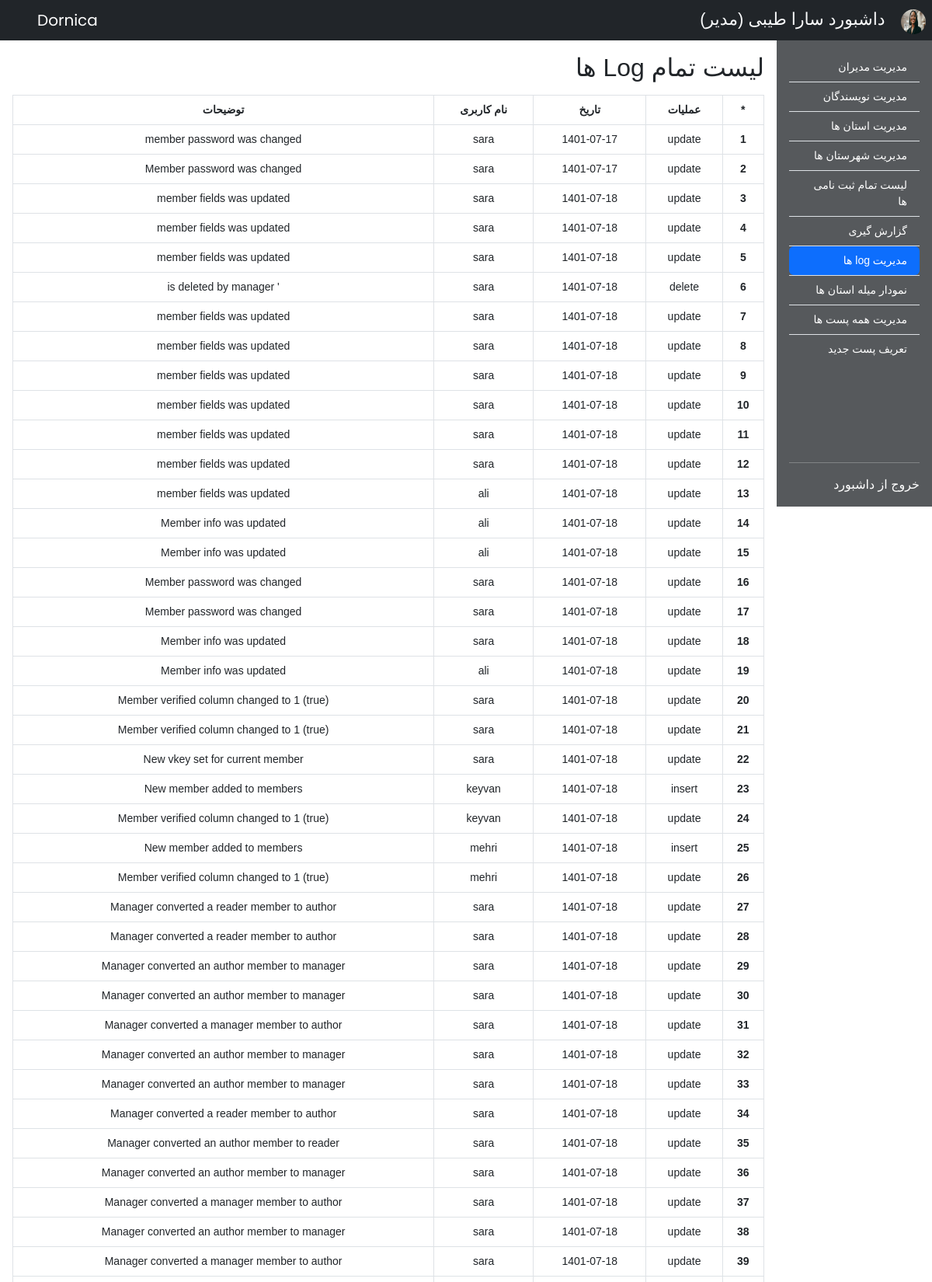
The page /admin-logs.php (signed in, upper part) on the database its author committed.
### tables this page shows
CREATE TABLE `members` (
  `id` int(11) NOT NULL,
  `first_name` varchar(255) NOT NULL,
  `last_name` varchar(255) NOT NULL,
  `nation_code` varchar(255) NOT NULL,
  `phone_number` varchar(255) NOT NULL,
  `birth_date` date DEFAULT NULL,
  `gender` varchar(255) NOT NULL,
  `military` varchar(255) DEFAULT NULL,
  `email` varchar(255) NOT NULL,
  `image` varchar(255) DEFAULT NULL,
  `username` varchar(255) NOT NULL,
  `password` varchar(255) NOT NULL,
  `province` varchar(255) DEFAULT NULL,
  `city` varchar(255) DEFAULT NULL,
  `membership_date` date NOT NULL,
  `vkey` varchar(255) NOT NULL,
  `verified` tinyint(255) NOT NULL DEFAULT 0,
  `member_type_id` tinyint(4) NOT NULL DEFAULT 3
);

CREATE TABLE `logs` (
  `id` int(11) UNSIGNED NOT NULL,
  `operation` varchar(255) NOT NULL,
  `date` date NOT NULL,
  `member_username` varchar(255) NOT NULL,
  `description` text NOT NULL
);

### database/Member.php (called while the page is built, shortened)
<?php
class Member
{
    protected $host = "localhost";
    protected $user = "root";
    protected $password = "";
    protected $db_name = "dornica";
    public $connection = null;
    public function __construct()
    {
        $this->connection = mysqli_connect($this->host, $this->user, $this->password, $this->db_name);
    }
    public function getMemberById($id)
    {
        $query = "SELECT  * FROM `members` WHERE `id` = '$id'";
        $result = $this->connection->query($query);
        $result = mysqli_fetch_array($result, MYSQLI_ASSOC);
        return $result;
    }
}

### functions/registration-functions.php (called while the page is built, shortened)
<?php
require("database/Member.php");
require("database/Log.php");
require("database/Permission.php");
$member = new Member();
$log = new Log();
$permission = new Permission();

### database/Permission.php (called while the page is built, shortened)
<?php
class Permission
{
    protected $host = "localhost";
    protected $user = "root";
    protected $password = "";
    protected $db_name = "dornica";
    public $connection = null;
    public function __construct()
    {
        $this->connection = mysqli_connect($this->host, $this->user, $this->password, $this->db_name);
    }
    public function getPermissionTypeById($id)
    {
        $query = "SELECT * FROM `permissions` WHERE `id`='$id'";
        $result = $this->connection->query($query);
        $result = mysqli_fetch_array($result, MYSQLI_ASSOC);
        return $result['type'];
    }
}

### database/Log.php (called while the page is built, shortened)
<?php
class Log
{
    protected $host = "localhost";
    protected $user = "root";
    protected $password = "";
    protected $db_name = "dornica";
    public $connection = null;
    public function __construct()
    {
        $this->connection = mysqli_connect($this->host, $this->user, $this->password, $this->db_name);
    }
    public function getAllLogs()
    {
        $query = "SELECT * FROM `logs` WHERE 1";
        $result = $this->connection->query($query);
        $result_array = [];
        while ($row = mysqli_fetch_array($result, MYSQLI_ASSOC)) {
            $result_array[] = $row;
        }
        return $result_array;
    }
}

### admin_templates/_logs-management.php (the view, shortened to what this page needs)
<?php
if ($permission->getPermissionTypeById($current_member['member_type_id']) != 'manager') {
    showOnlyMangersAccess();
} else {
    ?>
    <section class="col-10">
        <div class="container p-3">
            <h2 class="mb-3">لیست تمام Log ها</h2>
            <table class="table table-bordered font-size-14">
                <thead>
                <tr class="text-center">
                    <th scope="col">*</th>
                    <th scope="col">عملیات</th>
                    <th scope="col">تاریخ</th>
                    <th scope="col">نام کاربری</th>
                    <th scope="col">توضیحات</th>
                </tr>
                </thead>
                <tbody>
                <?php $all_logs = $log->getAllLogs();
                $number = 1;
                foreach ($all_logs as $log) {
                    $log_title = $log['operation'];
                    $log_date = $log['date'];
                    $log_member_id = $log['member_username'];
                    $log_description = $log['description'];
                    ?>
                    <tr class="text-center">
                        <th scope="row"><?php echo $number; ?></th>
                        <td><?php echo $log_title; ?></td>
                        <td><?php echo $log_date; ?></td>
                        <td><?php echo $log_member_id; ?></td>
                        <td><?php echo $log_description; ?></td>
                    </tr>
                    <?php $number++;
                } ?>
                </tbody>
            </table>
        </div>
    </section>
    <?php
}
?>

### admin_templates/_admin-navbar.php (shortened to what this page needs)
<?php
if (isset($_SESSION['user_id'])) {
    $current_member = $member->getMemberById($_SESSION['user_id']);
}
?>
<section class="w-100">
    <nav class="navbar navbar-expand-lg navbar-dark bg-dark text-light" style="justify-content: space-between;">
        <div>
            <img src="<?php echo $current_member['image']; ?>"
                 alt="" width="32" height="32" class="rounded-circle me-2">
            <a class="navbar-brand text-light font-lalezar font-size-22"
               href="admin-welcome.php">داشبورد <?php
                echo $current_member['first_name'] . " ".$current_member['last_name'] . " ";
                if ($permission->getPermissionTypeById($current_member['member_type_id']) == 'manager') {
                    echo "(مدیر)";
                } else {
                    echo "(نویسنده)";
                } ?> </a>
        </div>
        <div class="my-2 mx-5 my-lg-0">
            <a href="index.php" class="navbar-brand my-2 my-sm-0 font-poppins">
                Dornica
            </a>
        </div>
    </nav>
</section>

### css/style.css (style rules this page uses)
.font-poppins { font-family: 'Poppins', sans-serif; }
.font-vazir { font-family: 'vazir', sans-serif; }
.font-lalezar { font-family: 'Lalezar', sans-serif; }
.font-size-22 { font-size: 22px; }
.font-size-14 { font-size: 14px; }
a { text-decoration: none; }

### rows shown on the page
members: image (picture), first_name "سارا", last_name "طیبی"
logs: operation "update", date "1401-07-17", member_username "sara", description "member password was changed"
logs: operation "update", date "1401-07-17", member_username "sara", description "Member password was changed"
logs: operation "update", date "1401-07-18", member_username "sara", description "member fields was updated"
logs: operation "update", date "1401-07-18", member_username "sara", description "member fields was updated"
logs: operation "update", date "1401-07-18", member_username "sara", description "member fields was updated"
logs: operation "delete", date "1401-07-18", member_username "sara", description "' is deleted by manager"
logs: operation "update", date "1401-07-18", member_username "sara", description "member fields was updated"
logs: operation "update", date "1401-07-18", member_username "sara", description "member fields was updated"
logs: operation "update", date "1401-07-18", member_username "sara", description "member fields was updated"
logs: operation "update", date "1401-07-18", member_username "sara", description "member fields was updated"
logs: operation "update", date "1401-07-18", member_username "sara", description "member fields was updated"
logs: operation "update", date "1401-07-18", member_username "sara", description "member fields was updated"
logs: operation "update", date "1401-07-18", member_username "ali", description "member fields was updated"
logs: operation "update", date "1401-07-18", member_username "ali", description "Member info was updated"
logs: operation "update", date "1401-07-18", member_username "ali", description "Member info was updated"
logs: operation "update", date "1401-07-18", member_username "sara", description "Member password was changed"
logs: operation "update", date "1401-07-18", member_username "sara", description "Member password was changed"
logs: operation "update", date "1401-07-18", member_username "sara", description "Member info was updated"
logs: operation "update", date "1401-07-18", member_username "ali", description "Member info was updated"
logs: operation "update", date "1401-07-18", member_username "sara", description "Member verified column changed to 1 (true)"
logs: operation "update", date "1401-07-18", member_username "sara", description "Member verified column changed to 1 (true)"
logs: operation "update", date "1401-07-18", member_username "sara", description "New vkey set for current member"
logs: operation "insert", date "1401-07-18", member_username "keyvan", description "New member added to members"
logs: operation "update", date "1401-07-18", member_username "keyvan", description "Member verified column changed to 1 (true)"
logs: operation "insert", date "1401-07-18", member_username "mehri", description "New member added to members"
logs: operation "update", date "1401-07-18", member_username "mehri", description "Member verified column changed to 1 (true)"
logs: operation "update", date "1401-07-18", member_username "sara", description "Manager converted a reader member to author"
logs: operation "update", date "1401-07-18", member_username "sara", description "Manager converted a reader member to author"
logs: operation "update", date "1401-07-18", member_username "sara", description "Manager converted an author member to manager"
logs: operation "update", date "1401-07-18", member_username "sara", description "Manager converted an author member to manager"
logs: operation "update", date "1401-07-18", member_username "sara", description "Manager converted a manager member to author"
logs: operation "update", date "1401-07-18", member_username "sara", description "Manager converted an author member to manager"
logs: operation "update", date "1401-07-18", member_username "sara", description "Manager converted an author member to manager"
logs: operation "update", date "1401-07-18", member_username "sara", description "Manager converted a reader member to author"
logs: operation "update", date "1401-07-18", member_username "sara", description "Manager converted an author member to reader"
logs: operation "update", date "1401-07-18", member_username "sara", description "Manager converted an author member to manager"
logs: operation "update", date "1401-07-18", member_username "sara", description "Manager converted a manager member to author"
logs: operation "update", date "1401-07-18", member_username "sara", description "Manager converted an author member to manager"
logs: operation "update", date "1401-07-18", member_username "sara", description "Manager converted a manager member to author"
